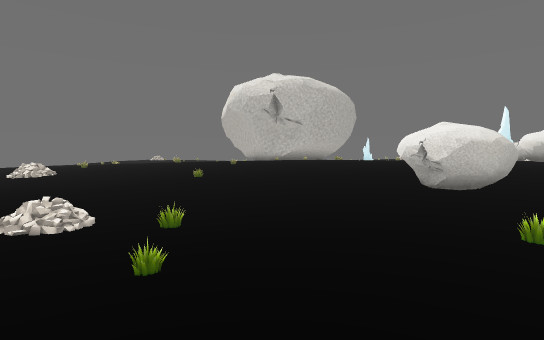
[1] (above)

24 first-person views from a walk through a level from a Godot 3-D game. The camera is 1.5 m above the floor, tilts 2° down and sees 80° across. The floor is counted in squares, 2 m on a side. Each view is taken from the middle of a square. On the plan, view 1 faces up. The plan holds only what a view shows up to about 11 squares ahead; the rest is blank. The place goes on beyond the plan. Some surface patterns are stand-ins.

[2]
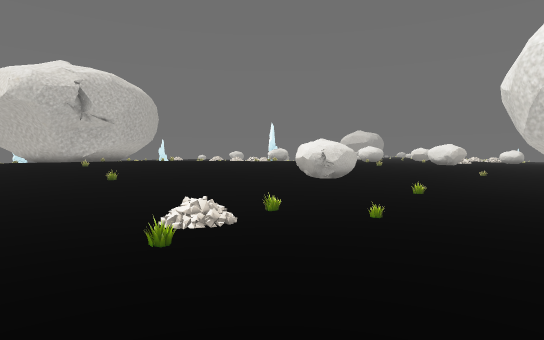

[3]
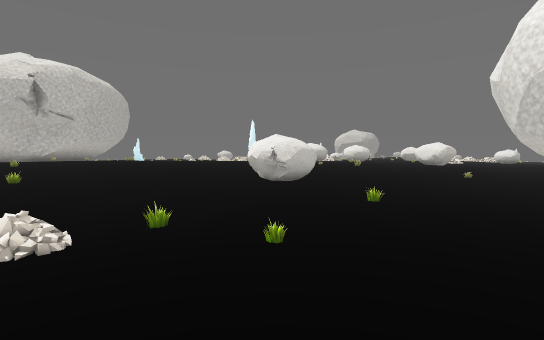

[4]
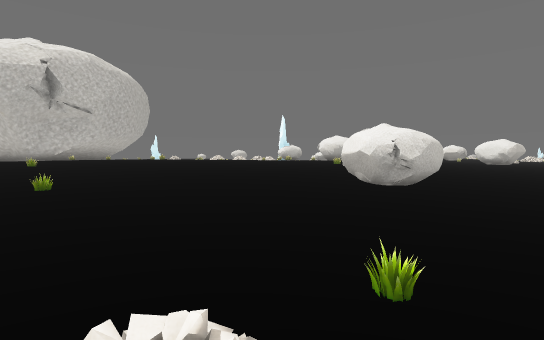

[5]
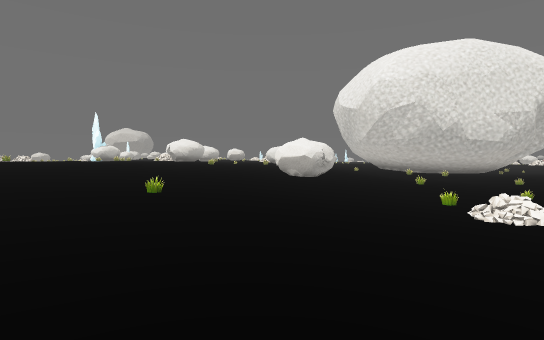

[6]
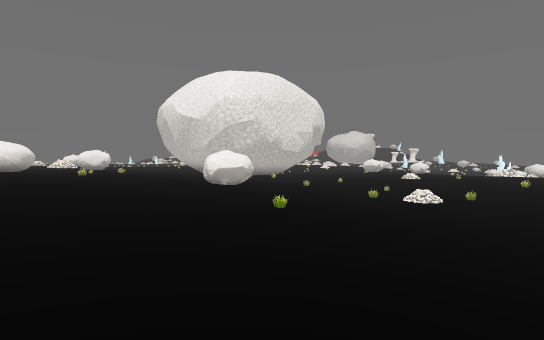

[7]
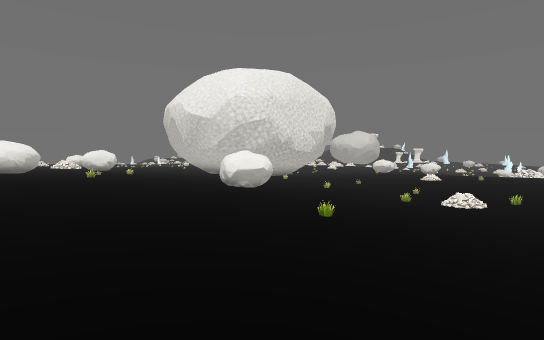

[8]
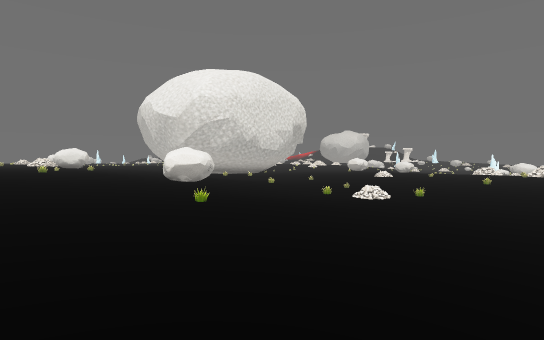

[9]
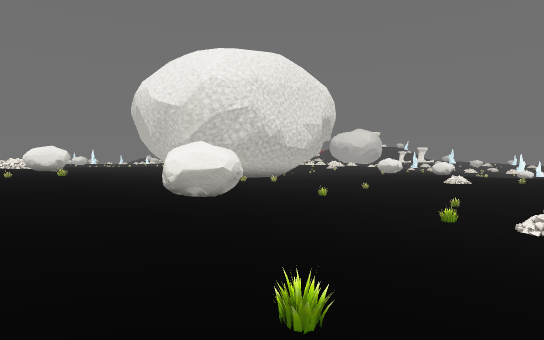

[10]
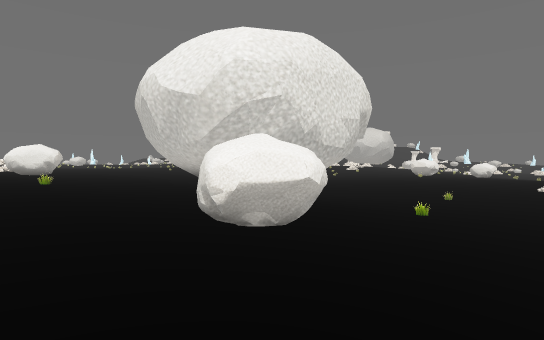

[11]
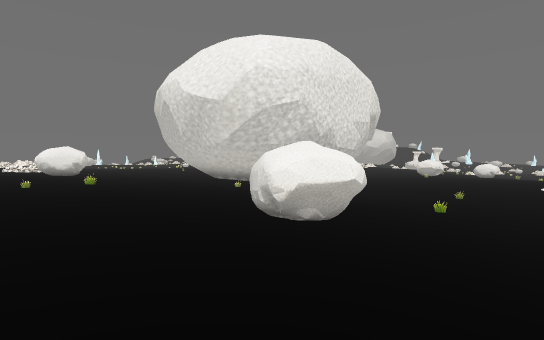

[12]
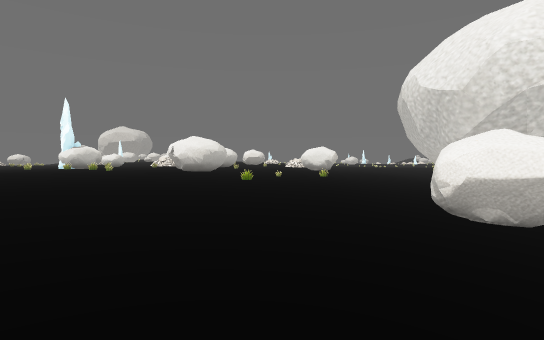

[13]
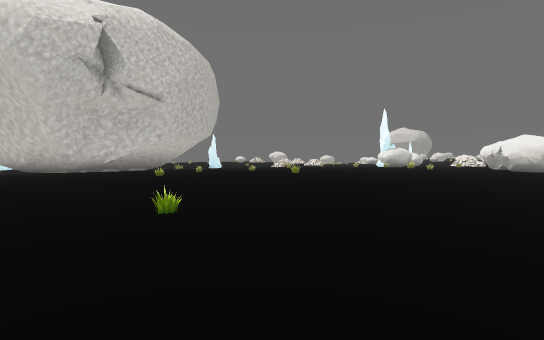

[14]
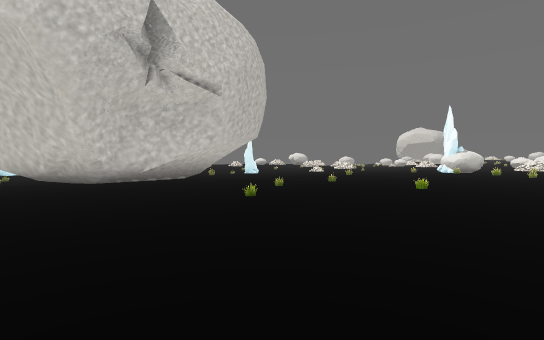

[15]
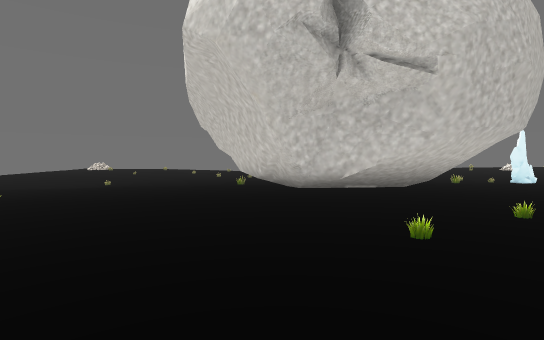

[16]
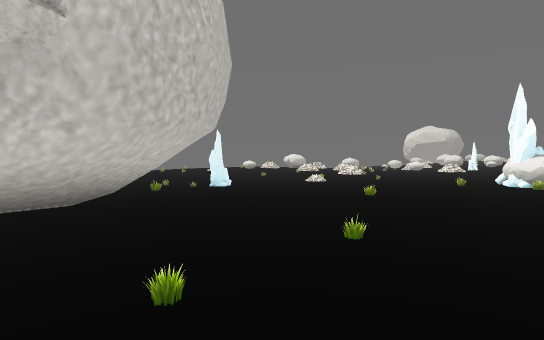

[17]
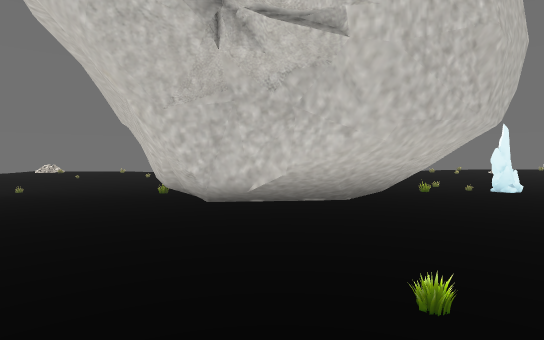

[18]
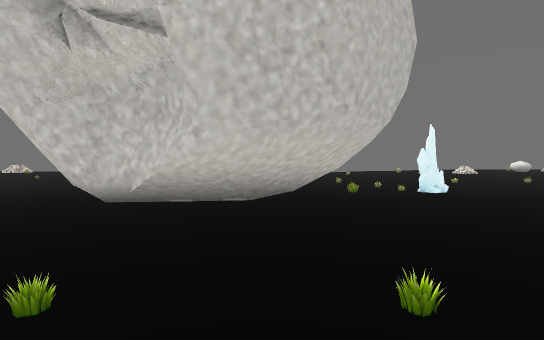

[19]
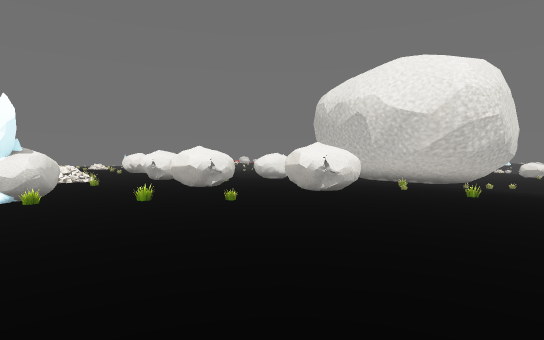

[20]
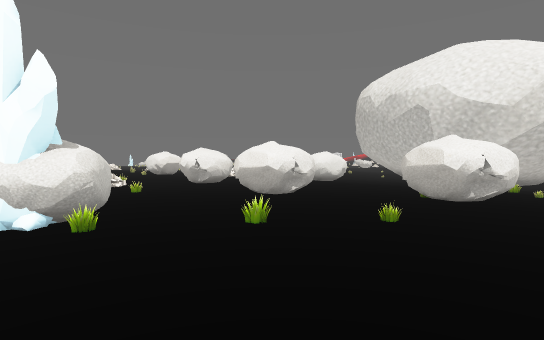

[21]
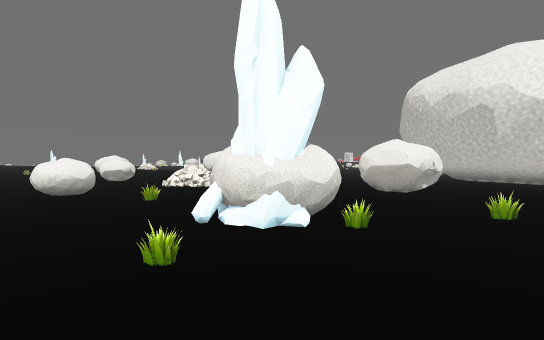

[22]
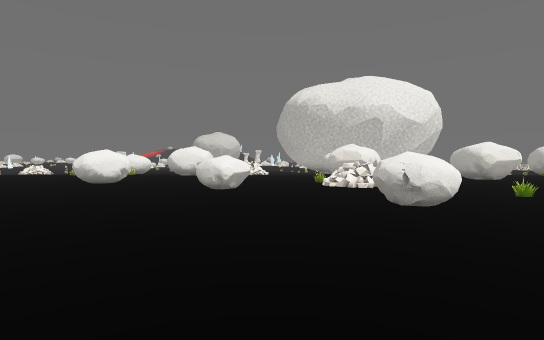

[23]
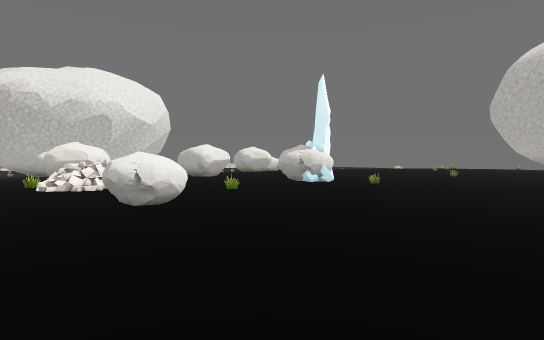

[24]
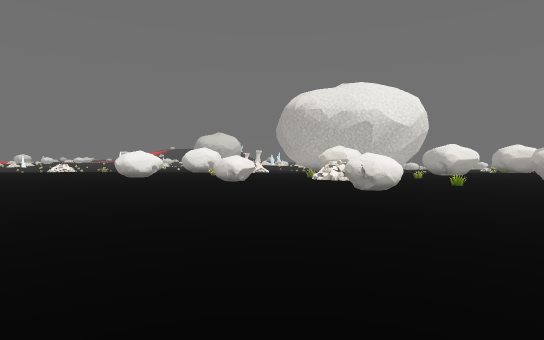

### Floor plan
Key: @ floor where view 1 was taken; # wall or solid block; . main floor; : floor 0.25 m higher than the main floor; - floor 0.25 m lower than the main floor; _ floor 0.5 m lower than the main floor; < floor 0.75 m lower than the main floor; ( floor 1 m lower than the main floor; ! floor 1.25 m lower than the main floor; ? floor 1.5 m lower than the main floor; / step, stairs or slope; = window, fence, low wall or low ledge; ^ raised ledge.
Columns run from 8 left of view 1 to 28 right of it. Each row starts with its distance up from view 1.
 26   ____       -------
 25   ____#      #-#----        -
 24 __----##     ------
 23 __-----#   ##------    --   -
 22 _------### ##...-----------   --
 21  -----...###......-------------..
 20   ---..................-------...
 19    -................=...--^---....
 18    -.................#....^--...../
 17     ..../...........##..=...........
 16       ....::..............=..^.....::
 15      ......=.......=...=..=.....^=.::
 14     --.....................=........:
 13   __----.............##.......... ..:
 12  /  _----........##..##.-##..  ..
 11 =//////////--....##.--- -#--
 10 /////////------=-------
  9 !/////=//__------------
  8  !!((////____----------
  7  !!!(////////////////-
  6   !!!!!!/((##<<______
  5   !!!!!!!(((<<<<<<<__
  4   !!!//=!!((((<<<<<
  3   !!=!!!!!=!//////
  2   !!!!!!!!!!!!!!!((
  1   !!!!!!!!!!!!!!!!(
  0   (!!!!!@!!!!??

Positions as (right, up) in squares from view 1, and headings:
1: (0, 0), facing up
2: (-5, 0), facing up-right
3: (-3, 0), facing up-right
4: (-3, 3), facing up-right
5: (-7, 7), facing right
6: (-6, 13), facing down-right
7: (-5, 13), facing down-right
8: (-7, 12), facing down-right
9: (-3, 10), facing down-right
10: (0, 9), facing down-right
11: (0, 10), facing down-right
12: (-1, 9), facing right
13: (-3, 10), facing up-right
14: (-3, 13), facing up-right
15: (-1, 14), facing up
16: (1, 16), facing up-right
17: (1, 16), facing up
18: (3, 16), facing up
19: (5, 18), facing down-right
20: (8, 18), facing down-right
21: (10, 20), facing down-right
22: (20, 23), facing down
23: (20, 23), facing down-left
24: (20, 25), facing down
